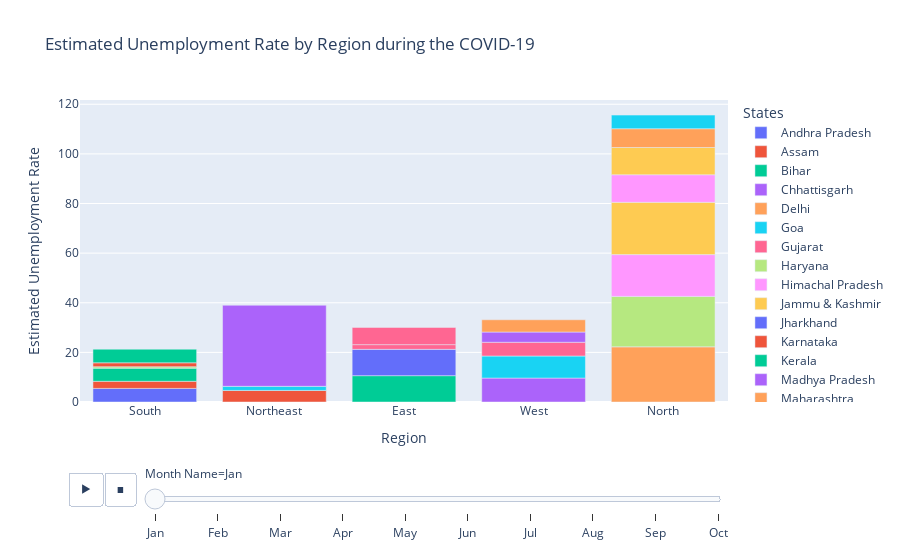

The code cell stored with this chart in its notebook:
### Code cell
fig = px.bar(
    df, x='Region', y='Estimated Unemployment Rate',
    color= 'States',
    animation_frame= 'Month Name',
    title='Estimated Unemployment Rate by Region during the COVID-19'
)
fig.show()

### Figure 1 — Plotly figure (JSON) as saved in the notebook; plotly's stock layout.template omitted (floating-point values rounded to 4 significant figures)
{"data": [{"alignmentgroup": "True", "hovertemplate": "States=Andhra Pradesh<br>Month Name=Jan<br>Region=%{x}<br>Estimated Unemployment Rate=%{y}<extra></extra>", "legendgroup": "Andhra Pradesh", "marker": {"color": "#636efa", "pattern": {"shape": ""}}, "name": "Andhra Pradesh", "offsetgroup": "Andhra Pradesh", "orientation": "v", "showlegend": true, "textposition": "auto", "type": "bar", "x": ["South"], "xaxis": "x", "y": [5.48], "yaxis": "y"}, {"alignmentgroup": "True", "hovertemplate": "States=Assam<br>Month Name=Jan<br>Region=%{x}<br>Estimated Unemployment Rate=%{y}<extra></extra>", "legendgroup": "Assam", "marker": {"color": "#EF553B", "pattern": {"shape": ""}}, "name": "Assam", "offsetgroup": "Assam", "orientation": "v", "showlegend": true, "textposition": "auto", "type": "bar", "x": ["Northeast"], "xaxis": "x", "y": [4.66], "yaxis": "y"}, {"alignmentgroup": "True", "hovertemplate": "States=Bihar<br>Month Name=Jan<br>Region=%{x}<br>Estimated Unemployment Rate=%{y}<extra></extra>", "legendgroup": "Bihar", "marker": {"color": "#00cc96", "pattern": {"shape": ""}}, "name": "Bihar", "offsetgroup": "Bihar", "orientation": "v", "showlegend": true, "textposition": "auto", "type": "bar", "x": ["East"], "xaxis": "x", "y": [10.61], "yaxis": "y"}, {"alignmentgroup": "True", "hovertemplate": "States=Chhattisgarh<br>Month Name=Jan<br>Region=%{x}<br>Estimated Unemployment Rate=%{y}<extra></extra>", "legendgroup": "Chhattisgarh", "marker": {"color": "#ab63fa", "pattern": {"shape": ""}}, "name": "Chhattisgarh", "offsetgroup": "Chhattisgarh", "orientation": "v", "showlegend": true, "textposition": "auto", "type": "bar", "x": ["West"], "xaxis": "x", "y": [9.65], "yaxis": "y"}, {"alignmentgroup": "True", "hovertemplate": "States=Delhi<br>Month Name=Jan<br>Region=%{x}<br>Estimated Unemployment Rate=%{y}<extra></extra>", "legendgroup": "Delhi", "marker": {"color": "#FFA15A", "pattern": {"shape": ""}}, "name": "Delhi", "offsetgroup": "Delhi", "orientation": "v", "showlegend": true, "textposition": "auto", "type": "bar", "x": ["North"], "xaxis": "x", "y": [22.23], "yaxis": "y"}, {"alignmentgroup": "True", "hovertemplate": "States=Goa<br>Month Name=Jan<br>Region=%{x}<br>Estimated Unemployment Rate=%{y}<extra></extra>", "legendgroup": "Goa", "marker": {"color": "#19d3f3", "pattern": {"shape": ""}}, "name": "Goa", "offsetgroup": "Goa", "orientation": "v", "showlegend": true, "textposition": "auto", "type": "bar", "x": ["West"], "xaxis": "x", "y": [8.89], "yaxis": "y"}, {"alignmentgroup": "True", "hovertemplate": "States=Gujarat<br>Month Name=Jan<br>Region=%{x}<br>Estimated Unemployment Rate=%{y}<extra></extra>", "legendgroup": "Gujarat", "marker": {"color": "#FF6692", "pattern": {"shape": ""}}, "name": "Gujarat", "offsetgroup": "Gujarat", "orientation": "v", "showlegend": true, "textposition": "auto", "type": "bar", "x": ["West"], "xaxis": "x", "y": [5.54], "yaxis": "y"}, {"alignmentgroup": "True", "hovertemplate": "States=Haryana<br>Month Name=Jan<br>Region=%{x}<br>Estimated Unemployment Rate=%{y}<extra></extra>", "legendgroup": "Haryana", "marker": {"color": "#B6E880", "pattern": {"shape": ""}}, "name": "Haryana", "offsetgroup": "Haryana", "orientation": "v", "showlegend": true, "textposition": "auto", "type": "bar", "x": ["North"], "xaxis": "x", "y": [20.34], "yaxis": "y"}, {"alignmentgroup": "True", "hovertemplate": "States=Himachal Pradesh<br>Month Name=Jan<br>Region=%{x}<br>Estimated Unemployment Rate=%{y}<extra></extra>", "legendgroup": "Himachal Pradesh", "marker": {"color": "#FF97FF", "pattern": {"shape": ""}}, "name": "Himachal Pradesh", "offsetgroup": "Himachal Pradesh", "orientation": "v", "showlegend": true, "textposition": "auto", "type": "bar", "x": ["North"], "xaxis": "x", "y": [16.83], "yaxis": "y"}, {"alignmentgroup": "True", "hovertemplate": "States=Jammu & Kashmir<br>Month Name=Jan<br>Region=%{x}<br>Estimated Unemployment Rate=%{y}<extra></extra>", "legendgroup": "Jammu & Kashmir", "marker": {"color": "#FECB52", "pattern": {"shape": ""}}, "name": "Jammu & Kashmir", "offsetgroup": "Jammu & Kashmir", "orientation": "v", "showlegend": true, "textposition": "auto", "type": "bar", "x": ["North"], "xaxis": "x", "y": [21.08], "yaxis": "y"}, {"alignmentgroup": "True", "hovertemplate": "States=Jharkhand<br>Month Name=Jan<br>Region=%{x}<br>Estimated Unemployment Rate=%{y}<extra></extra>", "legendgroup": "Jharkhand", "marker": {"color": "#636efa", "pattern": {"shape": ""}}, "name": "Jharkhand", "offsetgroup": "Jharkhand", "orientation": "v", "showlegend": true, "textposition": "auto", "type": "bar", "x": ["East"], "xaxis": "x", "y": [10.61], "yaxis": "y"}, {"alignmentgroup": "True", "hovertemplate": "States=Karnataka<br>Month Name=Jan<br>Region=%{x}<br>Estimated Unemployment Rate=%{y}<extra></extra>", "legendgroup": "Karnataka", "marker": {"color": "#EF553B", "pattern": {"shape": ""}}, "name": "Karnataka", "offsetgroup": "Karnataka", "orientation": "v", "showlegend": true, "textposition": "auto", "type": "bar", "x": ["South"], "xaxis": "x", "y": [2.86], "yaxis": "y"}, {"alignmentgroup": "True", "hovertemplate": "States=Kerala<br>Month Name=Jan<br>Region=%{x}<br>Estimated Unemployment Rate=%{y}<extra></extra>", "legendgroup": "Kerala", "marker": {"color": "#00cc96", "pattern": {"shape": ""}}, "name": "Kerala", "offsetgroup": "Kerala", "orientation": "v", "showlegend": true, "textposition": "auto", "type": "bar", "x": ["South"], "xaxis": "x", "y": [5.31], "yaxis": "y"}, {"alignmentgroup": "True", "hovertemplate": "States=Madhya Pradesh<br>Month Name=Jan<br>Region=%{x}<br>Estimated Unemployment Rate=%{y}<extra></extra>", "legendgroup": "Madhya Pradesh", "marker": {"color": "#ab63fa", "pattern": {"shape": ""}}, "name": "Madhya Pradesh", "offsetgroup": "Madhya Pradesh", "orientation": "v", "showlegend": true, "textposition": "auto", "type": "bar", "x": ["West"], "xaxis": "x", "y": [4.11], "yaxis": "y"}, {"alignmentgroup": "True", "hovertemplate": "States=Maharashtra<br>Month Name=Jan<br>Region=%{x}<br>Estimated Unemployment Rate=%{y}<extra></extra>", "legendgroup": "Maharashtra", "marker": {"color": "#FFA15A", "pattern": {"shape": ""}}, "name": "Maharashtra", "offsetgroup": "Maharashtra", "orientation": "v", "showlegend": true, "textposition": "auto", "type": "bar", "x": ["West"], "xaxis": "x", "y": [4.95], "yaxis": "y"}, {"alignmentgroup": "True", "hovertemplate": "States=Meghalaya<br>Month Name=Jan<br>Region=%{x}<br>Estimated Unemployment Rate=%{y}<extra></extra>", "legendgroup": "Meghalaya", "marker": {"color": "#19d3f3", "pattern": {"shape": ""}}, "name": "Meghalaya", "offsetgroup": "Meghalaya", "orientation": "v", "showlegend": true, "textposition": "auto", "type": "bar", "x": ["Northeast"], "xaxis": "x", "y": [1.66], "yaxis": "y"}, {"alignmentgroup": "True", "hovertemplate": "States=Odisha<br>Month Name=Jan<br>Region=%{x}<br>Estimated Unemployment Rate=%{y}<extra></extra>", "legendgroup": "Odisha", "marker": {"color": "#FF6692", "pattern": {"shape": ""}}, "name": "Odisha", "offsetgroup": "Odisha", "orientation": "v", "showlegend": true, "textposition": "auto", "type": "bar", "x": ["East"], "xaxis": "x", "y": [1.9], "yaxis": "y"}, {"alignmentgroup": "True", "hovertemplate": "States=Puducherry<br>Month Name=Jan<br>Region=%{x}<br>Estimated Unemployment Rate=%{y}<extra></extra>", "legendgroup": "Puducherry", "marker": {"color": "#B6E880", "pattern": {"shape": ""}}, "name": "Puducherry", "offsetgroup": "Puducherry", "orientation": "v", "showlegend": true, "textposition": "auto", "type": "bar", "x": ["South"], "xaxis": "x", "y": [0.58], "yaxis": "y"}, {"alignmentgroup": "True", "hovertemplate": "States=Punjab<br>Month Name=Jan<br>Region=%{x}<br>Estimated Unemployment Rate=%{y}<extra></extra>", "legendgroup": "Punjab", "marker": {"color": "#FF97FF", "pattern": {"shape": ""}}, "name": "Punjab", "offsetgroup": "Punjab", "orientation": "v", "showlegend": true, "textposition": "auto", "type": "bar", "x": ["North"], "xaxis": "x", "y": [11.11], "yaxis": "y"}, {"alignmentgroup": "True", "hovertemplate": "States=Rajasthan<br>Month Name=Jan<br>Region=%{x}<br>Estimated Unemployment Rate=%{y}<extra></extra>", "legendgroup": "Rajasthan", "marker": {"color": "#FECB52", "pattern": {"shape": ""}}, "name": "Rajasthan", "offsetgroup": "Rajasthan", "orientation": "v", "showlegend": true, "textposition": "auto", "type": "bar", "x": ["North"], "xaxis": "x", "y": [10.97], "yaxis": "y"}, {"alignmentgroup": "True", "hovertemplate": "States=Tamil Nadu<br>Month Name=Jan<br>Region=%{x}<br>Estimated Unemployment Rate=%{y}<extra></extra>", "legendgroup": "Tamil Nadu", "marker": {"color": "#EF553B", "pattern": {"shape": ""}}, "name": "Tamil Nadu", "offsetgroup": "Tamil Nadu", "orientation": "v", "showlegend": true, "textposition": "auto", "type": "bar", "x": ["South"], "xaxis": "x", "y": [1.57], "yaxis": "y"}, {"alignmentgroup": "True", "hovertemplate": "States=Telangana<br>Month Name=Jan<br>Region=%{x}<br>Estimated Unemployment Rate=%{y}<extra></extra>", "legendgroup": "Telangana", "marker": {"color": "#00cc96", "pattern": {"shape": ""}}, "name": "Telangana", "offsetgroup": "Telangana", "orientation": "v", "showlegend": true, "textposition": "auto", "type": "bar", "x": ["South"], "xaxis": "x", "y": [5.49], "yaxis": "y"}, {"alignmentgroup": "True", "hovertemplate": "States=Tripura<br>Month Name=Jan<br>Region=%{x}<br>Estimated Unemployment Rate=%{y}<extra></extra>", "legendgroup": "Tripura", "marker": {"color": "#ab63fa", "pattern": {"shape": ""}}, "name": "Tripura", "offsetgroup": "Tripura", "orientation": "v", "showlegend": true, "textposition": "auto", "type": "bar", "x": ["Northeast"], "xaxis": "x", "y": [32.67], "yaxis": "y"}, {"alignmentgroup": "True", "hovertemplate": "States=Uttar Pradesh<br>Month Name=Jan<br>Region=%{x}<br>Estimated Unemployment Rate=%{y}<extra></extra>", "legendgroup": "Uttar Pradesh", "marker": {"color": "#FFA15A", "pattern": {"shape": ""}}, "name": "Uttar Pradesh", "offsetgroup": "Uttar Pradesh", "orientation": "v", "showlegend": true, "textposition": "auto", "type": "bar", "x": ["North"], "xaxis": "x", "y": [7.58], "yaxis": "y"}, {"alignmentgroup": "True", "hovertemplate": "States=Uttarakhand<br>Month Name=Jan<br>Region=%{x}<br>Estimated Unemployment Rate=%{y}<extra></extra>", "legendgroup": "Uttarakhand", "marker": {"color": "#19d3f3", "pattern": {"shape": ""}}, "name": "Uttarakhand", "offsetgroup": "Uttarakhand", "orientation": "v", "showlegend": true, "textposition": "auto", "type": "bar", "x": ["North"], "xaxis": "x", "y": [5.49], "yaxis": "y"}, {"alignmentgroup": "True", "hovertemplate": "States=West Bengal<br>Month Name=Jan<br>Region=%{x}<br>Estimated Unemployment Rate=%{y}<extra></extra>", "legendgroup": "West Bengal", "marker": {"color": "#FF6692", "pattern": {"shape": ""}}, "name": "West Bengal", "offsetgroup": "West Bengal", "orientation": "v", "showlegend": true, "textposition": "auto", "type": "bar", "x": ["East"], "xaxis": "x", "y": [6.94], "yaxis": "y"}], "layout": {"barmode": "relative", "legend": {"title": {"text": "States"}, "tracegroupgap": 0}, "sliders": [{"active": 0, "currentvalue": {"prefix": "Month Name="}, "len": 0.9, "pad": {"b": 10, "t": 60}, "steps": [{"args": [["Jan"], {"frame": {"duration": 0, "redraw": true}, "fromcurrent": true, "mode": "immediate", "transition": {"duration": 0, "easing": "linear"}}], "label": "Jan", "method": "animate"}, {"args": [["Feb"], {"frame": {"duration": 0, "redraw": true}, "fromcurrent": true, "mode": "immediate", "transition": {"duration": 0, "easing": "linear"}}], "label": "Feb", "method": "animate"}, {"args": [["Mar"], {"frame": {"duration": 0, "redraw": true}, "fromcurrent": true, "mode": "immediate", "transition": {"duration": 0, "easing": "linear"}}], "label": "Mar", "method": "animate"}, {"args": [["Apr"], {"frame": {"duration": 0, "redraw": true}, "fromcurrent": true, "mode": "immediate", "transition": {"duration": 0, "easing": "linear"}}], "label": "Apr", "method": "animate"}, {"args": [["May"], {"frame": {"duration": 0, "redraw": true}, "fromcurrent": true, "mode": "immediate", "transition": {"duration": 0, "easing": "linear"}}], "label": "May", "method": "animate"}, {"args": [["Jun"], {"frame": {"duration": 0, "redraw": true}, "fromcurrent": true, "mode": "immediate", "transition": {"duration": 0, "easing": "linear"}}], "label": "Jun", "method": "animate"}, {"args": [["Jul"], {"frame": {"duration": 0, "redraw": true}, "fromcurrent": true, "mode": "immediate", "transition": {"duration": 0, "easing": "linear"}}], "label": "Jul", "method": "animate"}, {"args": [["Aug"], {"frame": {"duration": 0, "redraw": true}, "fromcurrent": true, "mode": "immediate", "transition": {"duration": 0, "easing": "linear"}}], "label": "Aug", "method": "animate"}, {"args": [["Sep"], {"frame": {"duration": 0, "redraw": true}, "fromcurrent": true, "mode": "immediate", "transition": {"duration": 0, "easing": "linear"}}], "label": "Sep", "method": "animate"}, {"args": [["Oct"], {"frame": {"duration": 0, "redraw": true}, "fromcurrent": true, "mode": "immediate", "transition": {"duration": 0, "easing": "linear"}}], "label": "Oct", "method": "animate"}], "x": 0.1, "xanchor": "left", "y": 0, "yanchor": "top"}], "title": {"text": "Estimated Unemployment Rate by Region during the COVID-19"}, "updatemenus": [{"buttons": [{"args": [null, {"frame": {"duration": 500, "redraw": true}, "fromcurrent": true, "mode": "immediate", "transition": {"duration": 500, "easing": "linear"}}], "label": "&#9654;", "method": "animate"}, {"args": [[null], {"frame": {"duration": 0, "redraw": true}, "fromcurrent": true, "mode": "immediate", "transition": {"duration": 0, "easing": "linear"}}], "label": "&#9724;", "method": "animate"}], "direction": "left", "pad": {"r": 10, "t": 70}, "showactive": false, "type": "buttons", "x": 0.1, "xanchor": "right", "y": 0, "yanchor": "top"}], "xaxis": {"anchor": "y", "domain": [0, 1], "title": {"text": "Region"}}, "yaxis": {"anchor": "x", "domain": [0, 1], "title": {"text": "Estimated Unemployment Rate"}}}}
